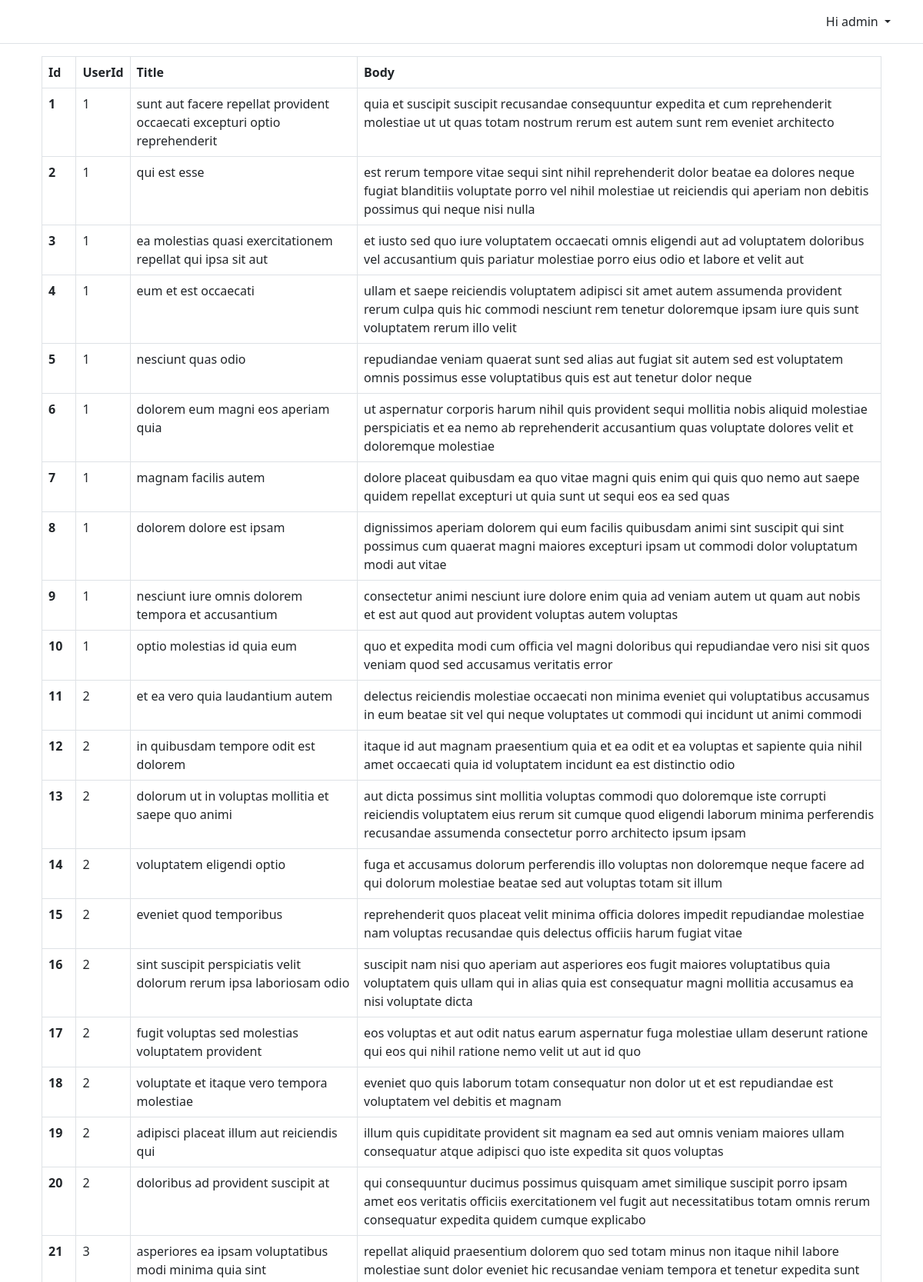
The page /showdata (signed in, upper part) on the database its author committed.
### db/entities.py (models this page shows, shortened)
class Data(db.Model):
    __tablename__ = 'data'
    id = db.Column(db.Integer, db.Identity(always=False, start=1, cycle=False), primary_key=True)
    userId = db.Column(db.Integer, nullable=False)
    title = db.Column(db.String(200), nullable=False)
    body = db.Column(db.String(500), nullable=False)

### routes/page_routes.py (the view)
@bp.route('/showdata')
def show_data():
    result = AuthService.is_logged_in()
    if result != True:
        return result
    data_service = DataService()
    data_dtos = data_service.get_all()
    return render_template("showdata.html",data_dtos=data_dtos)

### services/auth_service.py (called while the page is built)
    @staticmethod
    def is_logged_in():
        if session.get("username") == None:
            return redirect(url_for("pages.login_page"))
        return True

### services/data_service.py (called while the page is built)
    def get_all(self):
        res = Data.query.all()
        dtos = []
        if res != None:
            for data in res:
                dto = DataDTO(
                    id=data.id,
                    userId=data.userId,
                    title=data.title,
                    body=data.body
                )
                dtos.append(dto)
        return dtos

### templates/showdata.html (shortened to what this page needs)
{% extends "page_template.html" %}
{% block head %}
<link rel="stylesheet" href="{{ url_for('static', filename='css/homepage.css') }}">
{{ super() }}
{% endblock %}
{% block mainContent %}
<div class="container">
    <div class="my-3">
        <table class="table table-bordered">
          <thead>
            <tr>
              <th scope="col">Id</th>
              <th scope="col">UserId</th>
              <th scope="col">Title</th>
              <th scope="col">Body</th>
            </tr>
          </thead>
          <tbody>
            {% if data_dtos != None %}
              {% for dto in data_dtos %}
                <tr>
                  <th scope="row">{{dto.id}}</th>
                  <td>{{dto.userId}}</td>
                  <td>{{dto.title}}</td>
                  <td>{{dto.body}}</td>
                </tr>
              {% endfor %}
            {% endif %}
          </tbody>
        </table>
      </div>
</div>
{% endblock %}

### templates/page_template.html (shortened to what this page needs)
<!doctype html>
<html>
  <head>
    {% block head %}
    <link rel="stylesheet" href="{{ url_for('static', filename='bootstrap-5.1.1/css/bootstrap.min.css') }}">
    <link rel="stylesheet" href="{{ url_for('static', filename='css/custom.css') }}">
    {% endblock %}
  </head>
  <body>
    {% include "common/header.html" %}
    <div class="container" id="content">
        {% block mainContent %}{% endblock %}
    </div>
  </body>
</html>

### templates/common/header.html (shortened to what this page needs)
<header class="p-3 mb-3 border-bottom">
  <div class="container">
    <div class="d-flex flex-wrap align-items-center justify-content-center justify-content-lg-start">
      {% if session['username'] %}
        <div class="dropdown text-end">
          <a href="#" class="d-block link-dark text-decoration-none dropdown-toggle" id="dropdownUser1" data-bs-toggle="dropdown" aria-expanded="false">
            <label> Hi {{session['username']}}</label>
          </a>
        </div>
      {% else %}
        <div class="text-end">
          <a href="/login" class="btn btn-outline-primary" role="button">Sign in</a>
        </div>
      {% endif %}
    </div>
  </div>
</header>

### static/css/homepage.css (style rules this page uses)
body { min-height: 100vh; min-height: -webkit-fill-available; }
html { height: -webkit-fill-available; }
.dropdown-toggle { outline: 0; }

### rows shown on the page
Data: id "1", userId "1", title "sunt aut facere repellat provident occaecati excepturi optio reprehenderit", body "quia et suscipit suscipit recusandae consequuntur expedita et cum reprehenderit molestiae ut ut quas totam nostrum rerum est autem sunt rem eveniet architecto"
Data: id "2", userId "1", title "qui est esse", body "est rerum tempore vitae sequi sint nihil reprehenderit dolor beatae ea dolores neque fugiat blanditiis voluptate porro vel nihil molestiae ut reiciendis qui aperiam non debitis possimus qui neque nisi nulla"
Data: id "3", userId "1", title "ea molestias quasi exercitationem repellat qui ipsa sit aut", body "et iusto sed quo iure voluptatem occaecati omnis eligendi aut ad voluptatem doloribus vel accusantium quis pariatur molestiae porro eius odio et labore et velit aut"
Data: id "4", userId "1", title "eum et est occaecati", body "ullam et saepe reiciendis voluptatem adipisci sit amet autem assumenda provident rerum culpa quis hic commodi nesciunt rem tenetur doloremque ipsam iure quis sunt voluptatem rerum illo velit"
Data: id "5", userId "1", title "nesciunt quas odio", body "repudiandae veniam quaerat sunt sed alias aut fugiat sit autem sed est voluptatem omnis possimus esse voluptatibus quis est aut tenetur dolor neque"
Data: id "6", userId "1", title "dolorem eum magni eos aperiam quia", body "ut aspernatur corporis harum nihil quis provident sequi mollitia nobis aliquid molestiae perspiciatis et ea nemo ab reprehenderit accusantium quas voluptate dolores velit et doloremque molestiae"
Data: id "7", userId "1", title "magnam facilis autem", body "dolore placeat quibusdam ea quo vitae magni quis enim qui quis quo nemo aut saepe quidem repellat excepturi ut quia sunt ut sequi eos ea sed quas"
Data: id "8", userId "1", title "dolorem dolore est ipsam", body "dignissimos aperiam dolorem qui eum facilis quibusdam animi sint suscipit qui sint possimus cum quaerat magni maiores excepturi ipsam ut commodi dolor voluptatum modi aut vitae"
Data: id "9", userId "1", title "nesciunt iure omnis dolorem tempora et accusantium", body "consectetur animi nesciunt iure dolore enim quia ad veniam autem ut quam aut nobis et est aut quod aut provident voluptas autem voluptas"
Data: id "10", userId "1", title "optio molestias id quia eum", body "quo et expedita modi cum officia vel magni doloribus qui repudiandae vero nisi sit quos veniam quod sed accusamus veritatis error"
Data: id "11", userId "2", title "et ea vero quia laudantium autem", body "delectus reiciendis molestiae occaecati non minima eveniet qui voluptatibus accusamus in eum beatae sit vel qui neque voluptates ut commodi qui incidunt ut animi commodi"
Data: id "12", userId "2", title "in quibusdam tempore odit est dolorem", body "itaque id aut magnam praesentium quia et ea odit et ea voluptas et sapiente quia nihil amet occaecati quia id voluptatem incidunt ea est distinctio odio"
Data: id "13", userId "2", title "dolorum ut in voluptas mollitia et saepe quo animi", body "aut dicta possimus sint mollitia voluptas commodi quo doloremque iste corrupti reiciendis voluptatem eius rerum sit cumque quod eligendi laborum minima perferendis recusandae assumenda consectetur porro architecto ipsum ipsam"
Data: id "14", userId "2", title "voluptatem eligendi optio", body "fuga et accusamus dolorum perferendis illo voluptas non doloremque neque facere ad qui dolorum molestiae beatae sed aut voluptas totam sit illum"
Data: id "15", userId "2", title "eveniet quod temporibus", body "reprehenderit quos placeat velit minima officia dolores impedit repudiandae molestiae nam voluptas recusandae quis delectus officiis harum fugiat vitae"
Data: id "16", userId "2", title "sint suscipit perspiciatis velit dolorum rerum ipsa laboriosam odio", body "suscipit nam nisi quo aperiam aut asperiores eos fugit maiores voluptatibus quia voluptatem quis ullam qui in alias quia est consequatur magni mollitia accusamus ea nisi voluptate dicta"
Data: id "17", userId "2", title "fugit voluptas sed molestias voluptatem provident", body "eos voluptas et aut odit natus earum aspernatur fuga molestiae ullam deserunt ratione qui eos qui nihil ratione nemo velit ut aut id quo"
Data: id "18", userId "2", title "voluptate et itaque vero tempora molestiae", body "eveniet quo quis laborum totam consequatur non dolor ut et est repudiandae est voluptatem vel debitis et magnam"
Data: id "19", userId "2", title "adipisci placeat illum aut reiciendis qui", body "illum quis cupiditate provident sit magnam ea sed aut omnis veniam maiores ullam consequatur atque adipisci quo iste expedita sit quos voluptas"
Data: id "20", userId "2", title "doloribus ad provident suscipit at", body "qui consequuntur ducimus possimus quisquam amet similique suscipit porro ipsam amet eos veritatis officiis exercitationem vel fugit aut necessitatibus totam omnis rerum consequatur expedita quidem cumque explicabo"
Data: id "21", userId "3", title "asperiores ea ipsam voluptatibus modi minima quia sint", body "repellat aliquid praesentium dolorem quo sed totam minus non itaque nihil labore molestiae sunt dolor eveniet hic recusandae veniam tempora et tenetur expedita sunt"

### other values the page prints
{{ session['username'] }} "admin"
